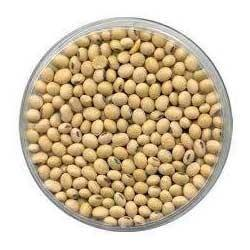
#> input picture beans.jpg, 250 x 250 px
$ python beans.py
#> lines starting #> are read from the running program, lines starting #| are printed output that depends on the picture; after the words box and inside, x2 and y2 are one past the last pixel; in counts of white or black regions, pixels touching at a corner belong together
from cv2 import cv2
import numpy as np
#from skimage.morphology import opening

img = cv2.imread("beans.jpg")
#> img is the input picture: shape (250, 250, 3); mean B, G, R 174.3, 198, 213.3
kernel = np.ones((5,5),np.uint8)  #matrix '1' of size 5x5

# Bước 1: Chuyển về ảnh xám
gray = cv2.cvtColor(img, cv2.COLOR_BGR2GRAY)
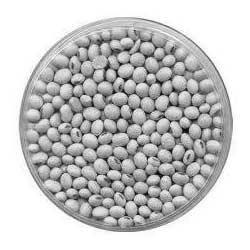
#> gray: shape (250, 250); min 4, max 255, mean 199.9
cv2.imshow('gray', gray)

# Bước 2: Làm mờ ảnh
blur = cv2.GaussianBlur(gray, (9, 9), 1)  # '1' matrix 9x9, sigma=1
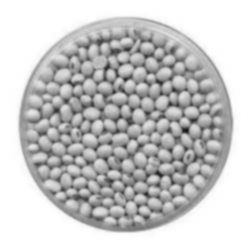
#> blur: shape (250, 250); min 20, max 255, mean 199.9
cv2.imshow('GaussianBlur', blur)

# Bước 3: Lọc nhiễu
new = cv2.adaptiveThreshold(blur, 255, cv2.ADAPTIVE_THRESH_MEAN_C, cv2.THRESH_BINARY, 9, -5)
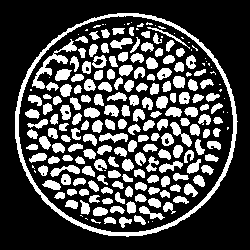
#> new: shape (250, 250); 28.2% white; 215 white regions (42 under 20 px), largest, box (x1, y1, x2, y2) and area: (15, 13, 238, 237) 2721, (32, 39, 77, 89) 442, (170, 122, 192, 147) 194

# Bước 4: Opening
opening = cv2.morphologyEx(new, cv2.MORPH_OPEN, kernel) #MORPH_ERODE, MORPH_DILATE, MORPH_CLOSED
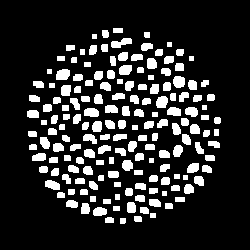
#> opening: shape (250, 250); 16.6% white; 167 white regions
cv2.imshow('Opening', opening)

# Bước 5: Đếm
contours, hierarchy = cv2.findContours(opening, cv2.RETR_TREE, cv2.CHAIN_APPROX_SIMPLE)
#> contours = 167 contours, 8 with area under 20; largest, box (x1, y1, x2, y2) and area: (56, 69, 70, 80) 112, (111, 38, 132, 48) 106, (173, 76, 185, 88) 104, (156, 96, 168, 108) 101, (84, 108, 99, 117) 98

# Kiểm tra kết quả: Draws contours outlines or filled contours
fill = cv2.drawContours(img, contours, -1, (0, 0, 255), 1) #BLUE - GREEN - RED
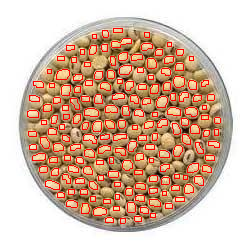
#> fill: shape (250, 250, 3); mean B, G, R 164.5, 184.8, 215.7
cv2.imshow('filled', fill)
print("Count: " + str(len(contours)))
#| Count: 167

#Kết thúc chương trình với:
cv2.waitKey(0)
cv2.destroyAllWindows()

$ run again, with coins.jpg copied over beans.jpg
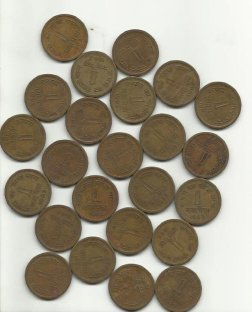
#> input picture coins.jpg, 252 x 312 px
#> img is the input picture: shape (312, 252, 3); mean B, G, R 136.3, 153.2, 161.4
#> `new = cv2.adaptiveThreshold(blur, 255, cv2.ADAPTIVE_THRESH_MEAN_C, cv2..`:
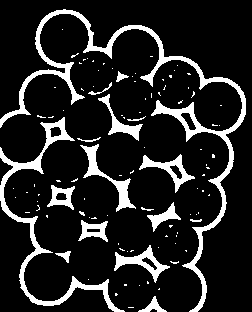
#> new: shape (312, 252); 14% white; 103 white regions (86 under 20 px), largest, box (x1, y1, x2, y2) and area: (0, 9, 246, 312) 4551, (0, 117, 125, 312) 2245, (80, 144, 136, 212) 728
#> opening: shape (312, 252); 6.9% white; 55 white regions (2 under 20 px)
#> contours = 55 contours, 7 with area under 20; largest, box (x1, y1, x2, y2) and area: (111, 119, 140, 138) 255, (155, 103, 194, 118) 254, (115, 181, 130, 208) 250, (85, 146, 100, 175) 240, (143, 157, 182, 170) 238
#> `fill = cv2.drawContours(img, contours, -1, (0, 0, 255), 1)`:
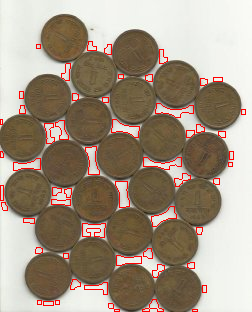
#> fill: shape (312, 252, 3); mean B, G, R 131, 147.6, 162.7
#| Count: 55
